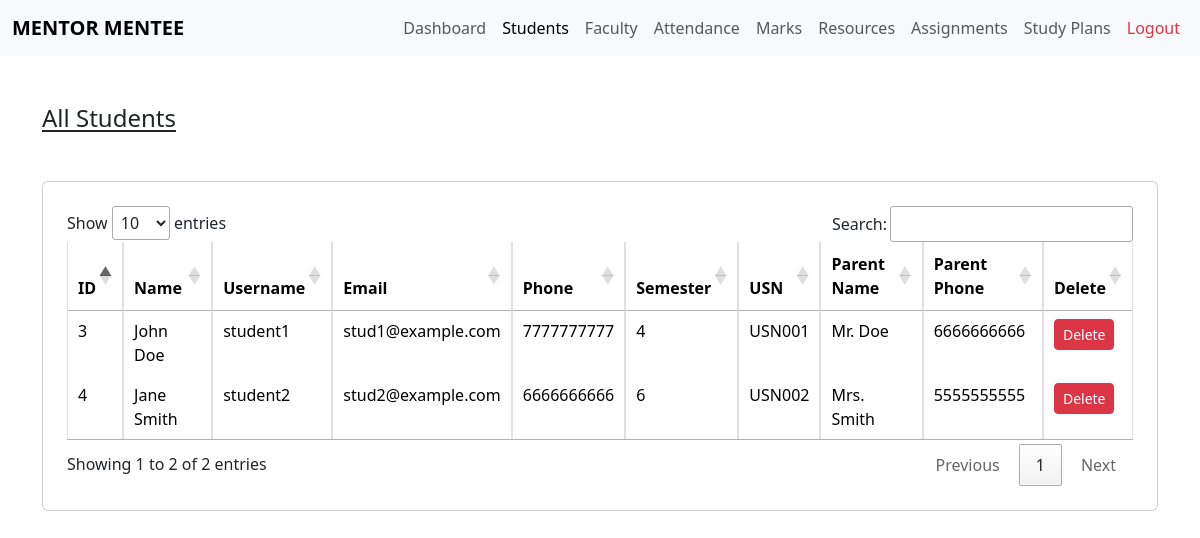
The app's page /admin/students.php (signed in) with its own data.
### tables this page shows
CREATE TABLE IF NOT EXISTS `student` (
  `id` int NOT NULL AUTO_INCREMENT,
  `username` varchar(50) NOT NULL,
  `password` varchar(255) NOT NULL,
  `email` varchar(100) NOT NULL,
  `phone` varchar(20) DEFAULT NULL,
  `address` varchar(255) DEFAULT NULL,
  `name` varchar(100) DEFAULT NULL,
  `semester` varchar(20) DEFAULT NULL,
  `usn` varchar(20) DEFAULT NULL,
  `parent_phone` varchar(20) DEFAULT NULL,
  `parent_name` varchar(100) DEFAULT NULL,
  `created_at` timestamp NULL DEFAULT CURRENT_TIMESTAMP,
  PRIMARY KEY (`id`),
  UNIQUE KEY `username` (`username`),
  UNIQUE KEY `usn` (`usn`)
);

### admin/students.php (the view, shortened to what this page needs)
<?php
require_once '../config/db.php';
$students = $conn->query("SELECT * FROM student ORDER BY id DESC");
?>
<!DOCTYPE html>
<html lang="en">
<head>
    <link href="../css/bootstrap.css" rel="stylesheet">
    <link rel="stylesheet" type="text/css" href="https://cdn.datatables.net/1.13.7/css/jquery.dataTables.min.css"/>
</head>
<body>
<nav class="navbar navbar-expand-lg navbar-light bg-light">
  <div class="container-fluid">
    <a class="navbar-brand fw-bold" href="dashboard.php">MENTOR MENTEE</a>
    <div class="collapse navbar-collapse justify-content-end">
      <ul class="navbar-nav mb-2 mb-lg-0">
        <li class="nav-item"><a class="nav-link" href="dashboard.php">Dashboard</a></li>
        <li class="nav-item"><a class="nav-link active" href="students.php">Students</a></li>
        <li class="nav-item"><a class="nav-link" href="faculty.php">Faculty</a></li>
        <li class="nav-item"><a class="nav-link" href="attendance.php">Attendance</a></li>
        <li class="nav-item"><a class="nav-link" href="marks.php">Marks</a></li>
        <li class="nav-item"><a class="nav-link" href="resources.php">Resources</a></li>
        <li class="nav-item"><a class="nav-link" href="assignments.php">Assignments</a></li>
        <li class="nav-item"><a class="nav-link" href="studyplans.php">Study Plans</a></li>
        <li class="nav-item"><a class="nav-link text-danger" href="logout.php">Logout</a></li>
      </ul>
    </div>
  </div>
</nav>
<div class="container mt-4">
<h4 class="mb-4 mt-5 text-decoration-underline link-offset-1">All Students</h4>
    <div class="card p-4 mb-4 mt-5">
        <table class="table table-bordered bg-white">
            <thead>
                <tr>
                    <th>ID</th><th>Name</th><th>Username</th><th>Email</th><th>Phone</th><th>Semester</th><th>USN</th><th>Parent Name</th><th>Parent Phone</th><th>Delete</th>
                </tr>
            </thead>
            <tbody>
            <?php if($students && $students->num_rows): foreach($students as $s): ?>
                <tr>
                    <td><?php echo $s['id']; ?></td>
                    <td><?php echo htmlspecialchars($s['name']); ?></td>
                    <td><?php echo htmlspecialchars($s['username']); ?></td>
                    <td><?php echo htmlspecialchars($s['email']); ?></td>
                    <td><?php echo htmlspecialchars($s['phone']); ?></td>
                    <td><?php echo htmlspecialchars($s['semester']); ?></td>
                    <td><?php echo htmlspecialchars($s['usn']); ?></td>
                    <td><?php echo htmlspecialchars($s['parent_name']); ?></td>
                    <td><?php echo htmlspecialchars($s['parent_phone']); ?></td>
                    <td><a href="?delete=<?php echo $s['id']; ?>" class="btn btn-sm btn-danger btn-del">Delete</a></td>
                </tr>
            <?php endforeach; else: ?>
            <?php endif; ?>
            </tbody>
        </table>
    </div>
</div>
</body>
</html>

### records on screen
student: id "4", name "Jane Smith", username "student2", email "stud2@example.com", phone "6666666666", semester "6", usn "USN002", parent_name "Mrs. Smith", parent_phone "5555555555"
student: id "3", name "John Doe", username "student1", email "stud1@example.com", phone "7777777777", semester "4", usn "USN001", parent_name "Mr. Doe", parent_phone "6666666666"
